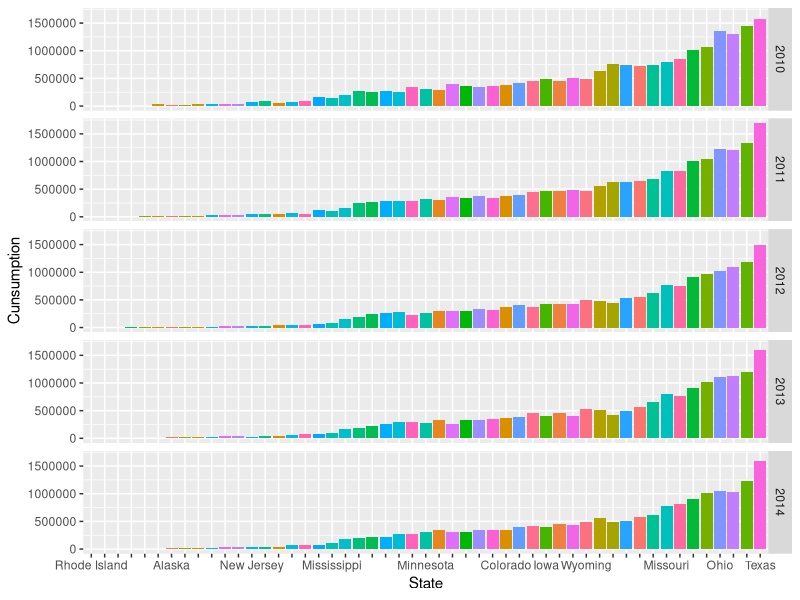
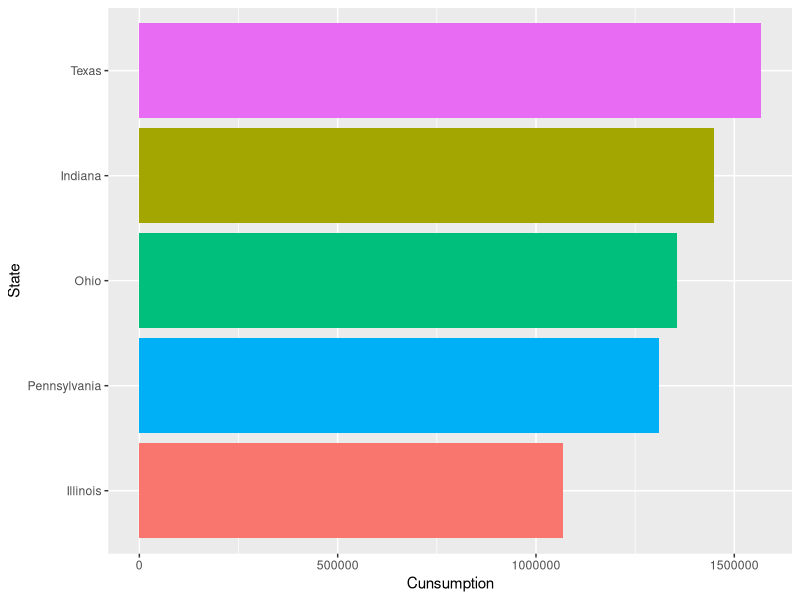
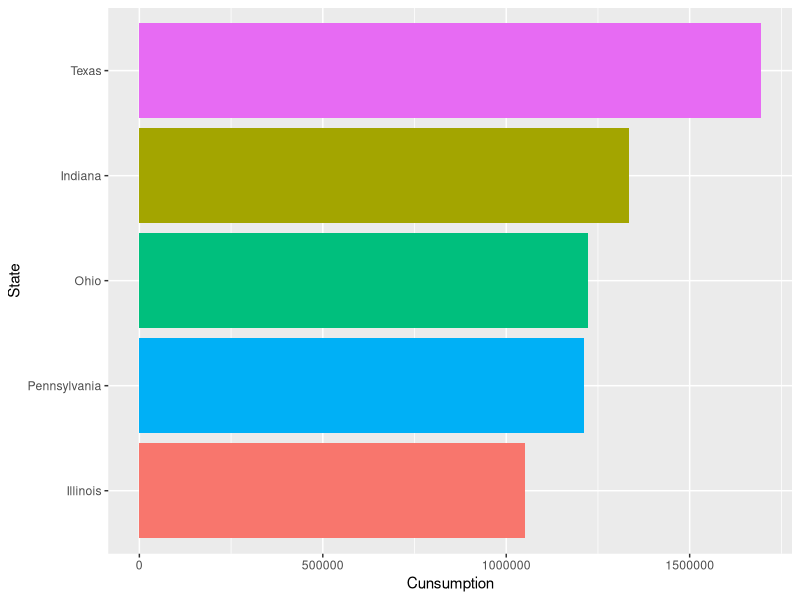
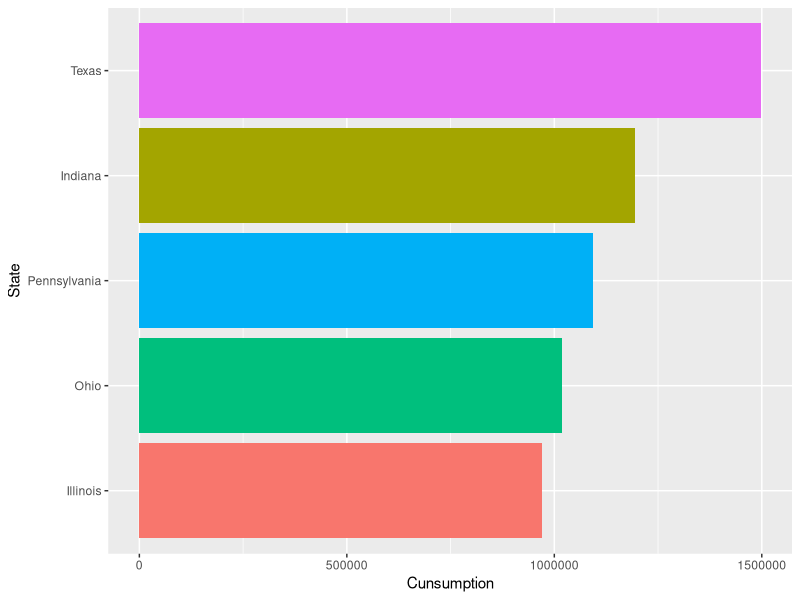
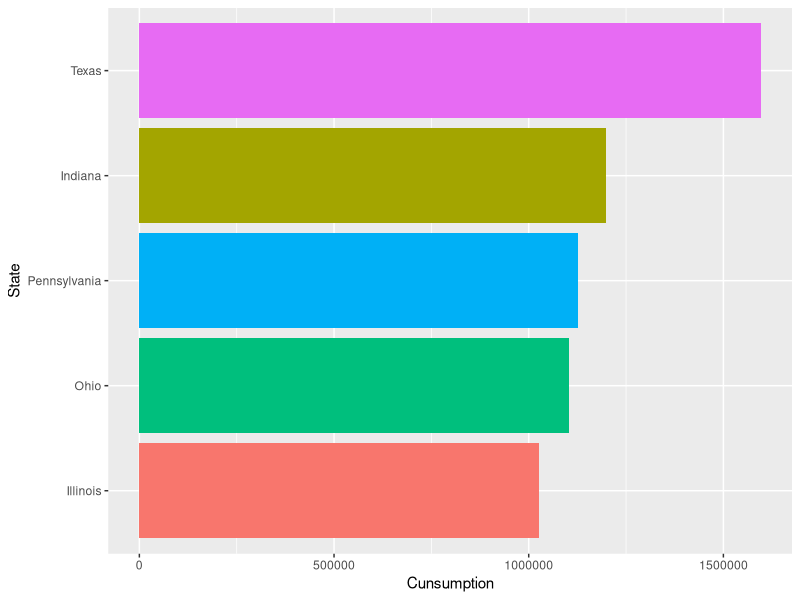
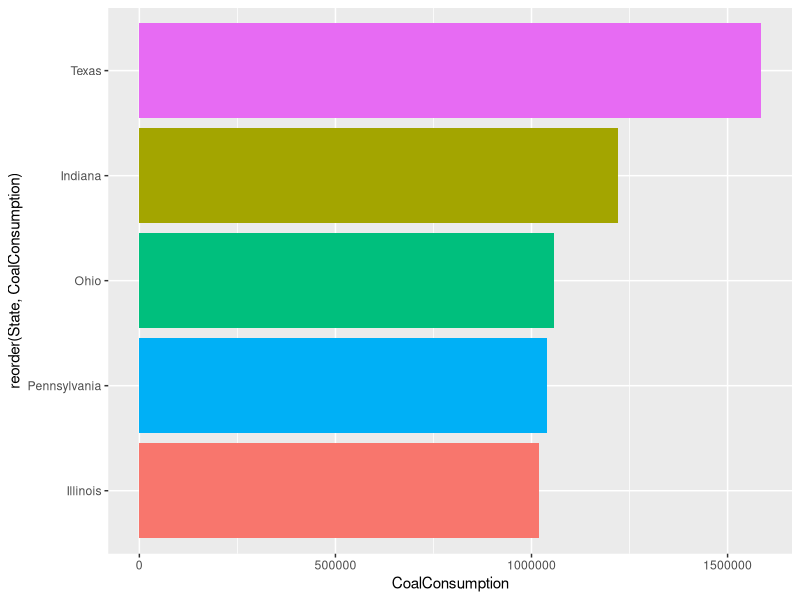
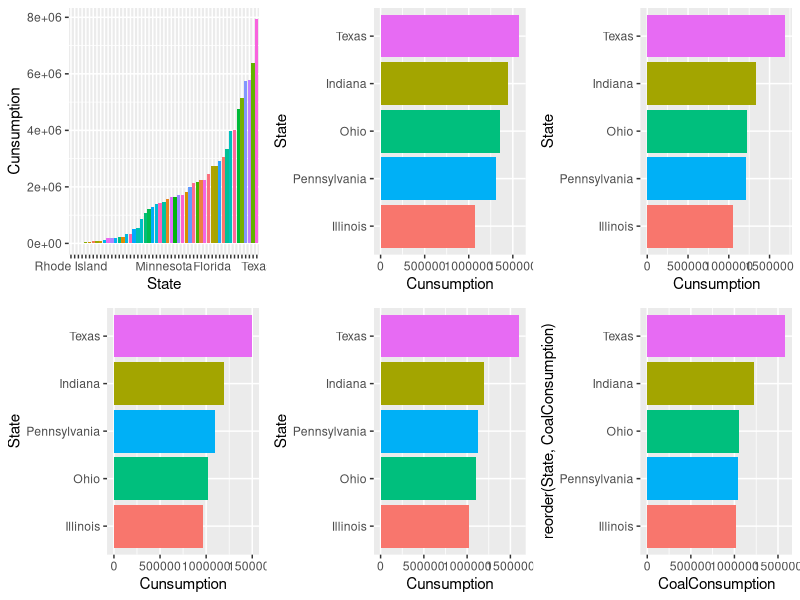
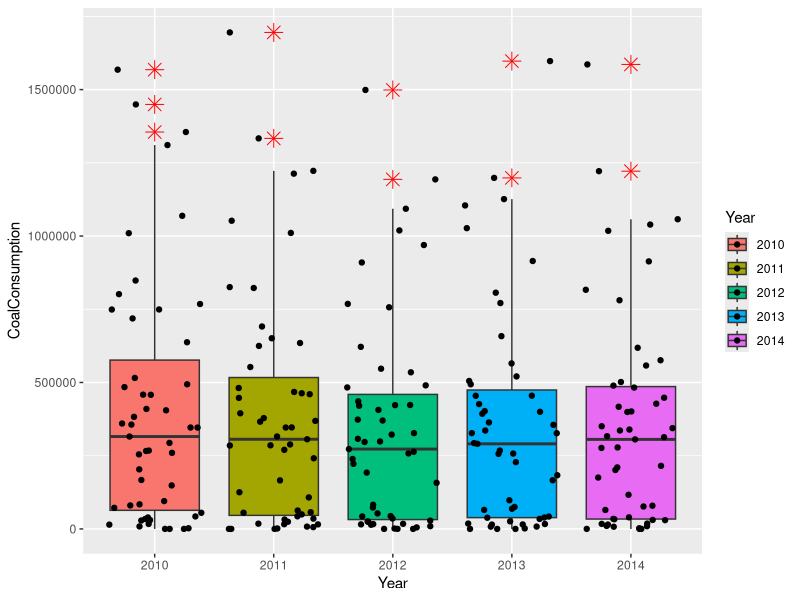

R code for these plots, in order:
## ---- chunk 1
library(tidyverse)
library(ggplot2)
library(ggpubr)
## ---- chunk 2
data <- read_csv("Energy Census and Economic Data US 2010-2014.csv")
## ---- chunk 3
head(data)
str(data)
## ---- chunk 4
#remove NA
data=na.omit(data)
## ---- chunk 5
#Filter data for coalC
coalC<-data%>%
  select("StateCodes","State","Region","Division","Coast",`Great Lakes`,"CoalC2010","CoalC2011","CoalC2012","CoalC2013","CoalC2014")%>%
  pivot_longer(c("CoalC2010","CoalC2011","CoalC2012","CoalC2013","CoalC2014"), names_to = "Year", values_to = "CoalConsumption")
#Clean Year CoalC
coalC$Year<-gsub("CoalC","",as.character(coalC$Year))
#Display the outcome
coalC

#Filter data for coalP
coalP<-data%>%
  select("StateCodes","CoalP2010","CoalP2011","CoalP2012","CoalP2013","CoalP2014")%>%
  pivot_longer(c("CoalP2010","CoalP2011","CoalP2012","CoalP2013","CoalP2014"), names_to = "Year", values_to = "CoalProduction")
#Clean Year coalP
coalP$Year<-gsub("CoalP","",as.character(coalP$Year))
#Display the outcome
coalP

#Filter data for coalE
coalE<-data%>%
  select("StateCodes","CoalE2010","CoalE2011","CoalE2012","CoalE2013","CoalE2014")%>%
  pivot_longer(c("CoalE2010","CoalE2011","CoalE2012","CoalE2013","CoalE2014"), names_to = "Year", values_to = "CoalEarning")
#Clean Year coalE
coalE$Year<-gsub("CoalE","",as.character(coalE$Year))
#Display the outcome
coalE

#Filter data for coalPrice
coalPrice<-data%>%
  select("StateCodes","CoalPrice2010","CoalPrice2011","CoalPrice2012","CoalPrice2013","CoalPrice2014")%>%
  pivot_longer(c("CoalPrice2010","CoalPrice2011","CoalPrice2012","CoalPrice2013","CoalPrice2014"), names_to = "Year", values_to = "CoalPrice")
#Clean Year coalPrice
coalPrice$Year<-gsub("CoalPrice","",as.character(coalPrice$Year))
#Display the outcome
coalPrice

## ---- chunk 6
#Join four Tables into one
coal<-left_join(coalC,coalP,by=c('StateCodes','Year'))
coal<-left_join(coal,coalE,by=c('StateCodes','Year'))
coal<-left_join(coal,coalPrice,by=c('StateCodes','Year'))
coal<-coal%>%
  mutate(CumCoalConsumption=cumsum(CoalConsumption))%>%
  mutate(CumCoalProduction=cumsum(CoalProduction))%>%
  mutate(CumCoalEarning=cumsum(CoalEarning))%>%
  mutate(CumCoalPrice=cumsum(CoalPrice))
coal
## ---- chunk 7
#Rank top 5 state of Coal Consumption each year. (Bar plot)
#Overall
coalCgeneral<-ggplot(data=coal,aes(y=CoalConsumption,x=reorder(State,CoalConsumption)))+geom_col(aes(fill=State))+
  scale_x_discrete(guide = guide_axis(check.overlap = TRUE))+
  labs(
    x="State",
    y="Cunsumption"
  )+
  theme(legend.position = 'none')
coalCgeneral+facet_grid(Year ~.)
#Top 5 city in coalC2010
coalC2010<-coal%>%
  filter(Year==2010)%>%
  arrange(desc(CoalConsumption))%>%
  slice(1:5)%>%
  ggplot(aes(x=reorder(State,CoalConsumption),y=CoalConsumption))+geom_col(aes(fill=State))+
  labs(
    x="State",
    y="Cunsumption"
  )+
  theme(legend.position = 'none')+
  coord_flip()
coalC2010

#Top 5 city in coal2011
coalC2011<-coal%>%
  filter(Year==2011)%>%
  arrange(desc(CoalConsumption))%>%
  slice(1:5)%>%
  ggplot(aes(x=reorder(State,CoalConsumption),y=CoalConsumption))+geom_col(aes(fill=State))+
  labs(
    x="State",
    y="Cunsumption"
  )+
  theme(legend.position = 'none')+
  coord_flip()
coalC2011

#Top 5 city in coal2012
coalC2012<-coal%>%
  filter(Year==2012)%>%
  arrange(desc(CoalConsumption))%>%
  slice(1:5)%>%
  ggplot(aes(x=reorder(State,CoalConsumption),y=CoalConsumption))+geom_col(aes(fill=State))+
  labs(
    x="State",
    y="Cunsumption"
  )+
  theme(legend.position = 'none')+
  coord_flip()
coalC2012
#Top 5 city in coal2013
coalC2013<-coal%>%
  filter(Year==2013)%>%
  arrange(desc(CoalConsumption))%>%
  slice(1:5)%>%
  ggplot(aes(x=reorder(State,CoalConsumption),y=CoalConsumption))+geom_col(aes(fill=State))+
  labs(
    x="State",
    y="Cunsumption"
  )+
  theme(legend.position = 'none')+
  coord_flip()
coalC2013
#Top 5 city in coal2014
coalC2014<-coal%>%
  filter(Year==2014)%>%
  arrange(desc(CoalConsumption))%>%
  slice(1:5)%>%
  ggplot(aes(x=reorder(State,CoalConsumption),y=CoalConsumption))+geom_col(aes(fill=State))+
  theme(legend.position = 'none')+
  coord_flip()
coalC2014
#Combine all together
ggarrange(coalCgeneral,coalC2010,coalC2011,coalC2012,coalC2013,coalC2014,nrow=2,ncol=3)
## ---- chunk 8
#Boxplot to show mean, median, min, max for each energy by coasts annually
#General
coalCboxgeneral<-ggplot(coal,aes(x=Year,y=CoalConsumption,fill=Year))+geom_boxplot(outlier.colour="red", outlier.shape=8, outlier.size=4) + 
  geom_jitter()
coalCboxgeneral

#2010
coalCbox2010<-coal%>%
  filter(Year==2010)%>%
  ggplot(aes(x=factor(Region),y=CoalConsumption,fill=factor(Region)))+geom_violin()
coalCbox2010

#2011
coalCbox2011<-coal%>%
  filter(Year==2011)%>%
  ggplot(aes(x=factor(Region),y=CoalConsumption,fill=factor(Region)))+geom_violin()
coalCbox2011
#2012
coalCbox2012<-coal%>%
  filter(Year==2012)%>%
  ggplot(aes(x=factor(Region),y=CoalConsumption,fill=factor(Region)))+geom_violin()
coalCbox2012

#2013
coalCbox2013<-coal%>%
  filter(Year==2013)%>%
  ggplot(aes(x=factor(Region),y=CoalConsumption,fill=factor(Region)))+geom_violin()
coalCbox2013

#2014
coalCbox2014<-coal%>%
  filter(Year==2014)%>%
  ggplot(aes(x=factor(Region),y=CoalConsumption,fill=factor(Region)))+geom_violin()
coalCbox2014

#Combine all together
ggarrange(coalCboxgeneral,coalCbox2010,coalCbox2011,coalCbox2012,coalCbox2013,coalCbox2014,nrow=2,ncol=3)

## ---- chunk 9
#Time series for Coal Consumption
coal$Year=as.numeric(coal$Year)
ggplot(coal,aes(x = Year,y = CumCoalConsumption)) +geom_point(aes(color=factor(State))) +geom_line(aes(color=factor(State))) 

## ---- chunk 10
#Rank top 5 state of Coal production each year. (Bar plot)
#Overall
coalPgeneral<-ggplot(data=coal,aes(y=CoalProduction,x=reorder(State,CoalProduction)))+geom_col(aes(fill=State))+
  scale_x_discrete(guide = guide_axis(check.overlap = TRUE))+
  labs(
    x="State",
    y="CoalProduction"
  )+
  theme(legend.position = 'none')
coalPgeneral+facet_grid(Year ~.)
#Top 5 city in coalP2010
coalP2010<-coal%>%
  filter(Year==2010)%>%
  arrange(desc(CoalProduction))%>%
  slice(1:5)%>%
  ggplot(aes(x=reorder(State,CoalProduction),y=CoalProduction))+geom_col(aes(fill=State))+
  labs(
    x="State",
    y="CoalProduction"
  )+
  theme(legend.position = 'none')+
  coord_flip()
coalP2010

#Top 5 city in coal2011
coalP2011<-coal%>%
  filter(Year==2011)%>%
  arrange(desc(CoalProduction))%>%
  slice(1:5)%>%
  ggplot(aes(x=reorder(State,CoalProduction),y=CoalProduction))+geom_col(aes(fill=State))+
  labs(
    x="State",
    y="CoalProduction"
  )+
  theme(legend.position = 'none')+
  coord_flip()
coalP2011
#Top 5 city in coal2012
coalP2012<-coal%>%
  filter(Year==2012)%>%
  arrange(desc(CoalProduction))%>%
  slice(1:5)%>%
  ggplot(aes(x=reorder(State,CoalProduction),y=CoalProduction))+geom_col(aes(fill=State))+
  labs(
    x="State",
    y="CoalProduction"
  )+
  theme(legend.position = 'none')+
  coord_flip()
coalP2012
#Top 5 city in coal2013
coalP2013<-coal%>%
  filter(Year==2013)%>%
  arrange(desc(CoalProduction))%>%
  slice(1:5)%>%
  ggplot(aes(x=reorder(State,CoalProduction),y=CoalProduction))+geom_col(aes(fill=State))+
  labs(
    x="State",
    y="CoalProduction"
  )+
  theme(legend.position = 'none')+
  coord_flip()
coalP2013
#Top 5 city in coal2014
coalP2014<-coal%>%
  filter(Year==2014)%>%
  arrange(desc(CoalProduction))%>%
  slice(1:5)%>%
  ggplot(aes(x=reorder(State,CoalProduction),y=CoalProduction))+geom_col(aes(fill=State))+
  labs(
    x="State",
    y="CoalProduction"
  )+
  theme(legend.position = 'none')+
  coord_flip()
coalP2014
#Combine all together
ggarrange(coalPgeneral,coalP2010,coalP2011,coalP2012,coalP2013,coalP2014,nrow=2,ncol=3)
## ---- chunk 11
#Boxplot to show mean, median, min, max for each energy by coasts annually
coal$Year=as.character(coal$Year)
#General
coalPboxgeneral<-ggplot(coal,aes(x=Year,y=CoalProduction,fill=Year))+geom_boxplot(outlier.colour="red", outlier.shape=8, outlier.size=4) + 
  geom_jitter()
coalPboxgeneral

#2010
coalPbox2010<-coal%>%
  filter(Year==2010)%>%
  ggplot(aes(x=factor(Region),y=CoalProduction,fill=factor(Region)))+geom_violin()
coalPbox2010

#2011
coalPbox2011<-coal%>%
  filter(Year==2010)%>%
  ggplot(aes(x=factor(Region),y=CoalProduction,fill=factor(Region)))+geom_violin()
coalPbox2011
#2012
coalPbox2012<-coal%>%
  filter(Year==2010)%>%
  ggplot(aes(x=factor(Region),y=CoalProduction,fill=factor(Region)))+geom_violin()
coalPbox2012

#2013
coalPbox2013<-coal%>%
  filter(Year==2010)%>%
  ggplot(aes(x=factor(Region),y=CoalProduction,fill=factor(Region)))+geom_violin()
coalPbox2013

#2014
coalPbox2014<-coal%>%
  filter(Year==2010)%>%
  ggplot(aes(x=factor(Region),y=CoalProduction,fill=factor(Region)))+geom_violin()
coalPbox2014

#Combine all together
ggarrange(coalPboxgeneral,coalPbox2010,coalPbox2011,coalPbox2012,coalPbox2013,coalPbox2014,nrow=2,ncol=3)

## ---- chunk 12
#Time series for Coal Production
coal$Year=as.numeric(coal$Year)
ggplot(coal,aes(x = Year,y = CumCoalProduction)) +geom_point(aes(color=factor(State))) +geom_line(aes(color=factor(State))) 

## ---- chunk 13
#Rank top 5 state of Coal production each year. (Bar plot)
#Overall
coalEgeneral<-ggplot(data=coal,aes(y=CoalEarning,x=reorder(State,CoalEarning)))+geom_col(aes(fill=State))+
  scale_x_discrete(guide = guide_axis(check.overlap = TRUE))+
  labs(
    x="State",
    y="CoalEarning"
  )+
  theme(legend.position = 'none')
coalEgeneral+facet_grid(Year ~.)
#Top 5 city in coalP2010
coalE2010<-coal%>%
  filter(Year==2010)%>%
  arrange(desc(CoalEarning))%>%
  slice(1:5)%>%
  ggplot(aes(x=reorder(State,CoalEarning),y=CoalEarning))+geom_col(aes(fill=State))+
  labs(
    x="State",
    y="CoalEarning"
  )+
  theme(legend.position = 'none')+
  coord_flip()
coalE2010

#Top 5 city in coal2011
coalE2011<-coal%>%
  filter(Year==2011)%>%
  arrange(desc(CoalEarning))%>%
  slice(1:5)%>%
  ggplot(aes(x=reorder(State,CoalEarning),y=CoalEarning))+geom_col(aes(fill=State))+
  labs(
    x="State",
    y="CoalEarning"
  )+
  theme(legend.position = 'none')+
  coord_flip()
coalE2011
#Top 5 city in coal2012
coalE2012<-coal%>%
  filter(Year==2012)%>%
  arrange(desc(CoalEarning))%>%
  slice(1:5)%>%
  ggplot(aes(x=reorder(State,CoalEarning),y=CoalEarning))+geom_col(aes(fill=State))+
  labs(
    x="State",
    y="CoalEarning"
  )+
  theme(legend.position = 'none')+
  coord_flip()
coalE2012
#Top 5 city in coal2013
coalE2013<-coal%>%
  filter(Year==2013)%>%
  arrange(desc(CoalEarning))%>%
  slice(1:5)%>%
  ggplot(aes(x=reorder(State,CoalEarning),y=CoalEarning))+geom_col(aes(fill=State))+
  labs(
    x="State",
    y="CoalEarning"
  )+
  theme(legend.position = 'none')+
  coord_flip()
coalE2013
#Top 5 city in coal2014
coalE2014<-coal%>%
  filter(Year==2014)%>%
  arrange(desc(CoalEarning))%>%
  slice(1:5)%>%
  ggplot(aes(x=reorder(State,CoalEarning),y=CoalEarning))+geom_col(aes(fill=State))+
  labs(
    x="State",
    y="CoalEarning"
  )+
  theme(legend.position = 'none')+
  coord_flip()
coalE2014
#Combine all together
ggarrange(coalEgeneral,coalE2010,coalE2011,coalE2012,coalE2013,coalE2014,nrow=2,ncol=3)
## ---- chunk 14
#Boxplot to show mean, median, min, max for each energy by coasts annually
coal$Year=as.character(coal$Year)
#General
coalEboxgeneral<-ggplot(coal,aes(x=Year,y=CoalEarning,fill=Year))+geom_boxplot(outlier.colour="red", outlier.shape=8, outlier.size=4) + 
  geom_jitter()
coalEboxgeneral

#2010
coalEbox2010<-coal%>%
  filter(Year==2010)%>%
  ggplot(aes(x=factor(Region),y=CoalEarning,fill=factor(Region)))+geom_violin()
coalEbox2010

#2011
coalEbox2011<-coal%>%
  filter(Year==2011)%>%
  ggplot(aes(x=factor(Region),y=CoalEarning,fill=factor(Region)))+geom_violin()
coalEbox2011
#2012
coalEbox2012<-coal%>%
  filter(Year==2012)%>%
  ggplot(aes(x=factor(Region),y=CoalEarning,fill=factor(Region)))+geom_violin()
coalEbox2012

#2013
coalEbox2013<-coal%>%
  filter(Year==2013)%>%
  ggplot(aes(x=factor(Region),y=CoalEarning,fill=factor(Region)))+geom_violin()
coalEbox2013

#2014
coalEbox2014<-coal%>%
  filter(Year==2014)%>%
  ggplot(aes(x=factor(Region),y=CoalEarning,fill=factor(Region)))+geom_violin()
coalEbox2014

#Combine all together
ggarrange(coalEboxgeneral,coalEbox2010,coalEbox2011,coalEbox2012,coalEbox2013,coalEbox2014,nrow=2,ncol=3)

## ---- chunk 15
#Time series for Coal Earing
coal$Year=as.numeric(coal$Year)
ggplot(coal,aes(x = Year,y = CumCoalEarning)) +geom_point(aes(color=factor(State))) +geom_line(aes(color=factor(State))) 

## ---- chunk 16
#Boxplot to show mean, median, min, max for each energy by coasts annually
coal$Year=as.character(coal$Year)
#General
coalPriceboxgeneral<-ggplot(coal,aes(x=Year,y=CoalPrice,fill=Year))+geom_boxplot(outlier.colour="red", outlier.shape=8, outlier.size=4) + 
  geom_jitter()
coalPriceboxgeneral

#2010
coalPricebox2010<-coal%>%
  filter(Year==2010)%>%
  ggplot(aes(x=factor(Region),y=CoalPrice,fill=factor(Region)))+geom_violin()
coalPricebox2010

#2011
coalPricebox2011<-coal%>%
  filter(Year==2011)%>%
  ggplot(aes(x=factor(Region),y=CoalPrice,fill=factor(Region)))+geom_violin()
coalPricebox2011
#2012
coalPricebox2012<-coal%>%
  filter(Year==2012)%>%
  ggplot(aes(x=factor(Region),y=CoalPrice,fill=factor(Region)))+geom_violin()
coalPricebox2012

#2013
coalPricebox2013<-coal%>%
  filter(Year==2013)%>%
  ggplot(aes(x=factor(Region),y=CoalPrice,fill=factor(Region)))+geom_violin()
coalPricebox2013

#2014
coalPricebox2014<-coal%>%
  filter(Year==2014)%>%
  ggplot(aes(x=factor(Region),y=CoalPrice,fill=factor(Region)))+geom_violin()
coalPricebox2014

#Combine all together
ggarrange(coalPriceboxgeneral,coalPricebox2010,coalPricebox2011,coalPricebox2012,coalPricebox2013,coalPricebox2014,nrow=2,ncol=3)

## ---- chunk 17
#Time series for Coal Consumption
coal$Year=as.numeric(coal$Year)
ggplot(coal,aes(x = Year,y = CumCoalPrice)) +geom_point(aes(color=factor(State))) +geom_line(aes(color=factor(State))) 

